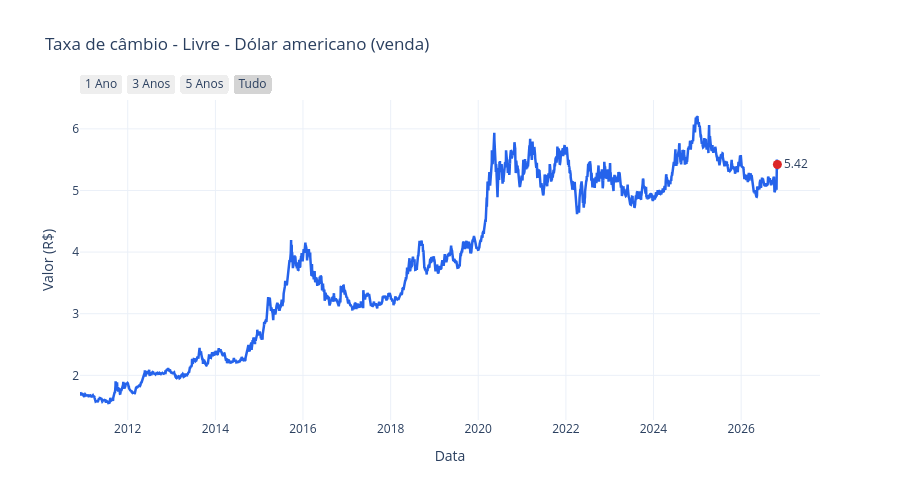

Notebook code cell kept with this figure:
### Code cell
# A API SGS limita séries diárias a consultas de no máximo 10 anos.
inicio = date(2010, 11, 27)
fim = date.today()
janelas = []

while inicio <= fim:
    fim_janela = min(inicio + timedelta(days=3650), fim)
    janelas.append(
        sgs.get(
            {"dolar_venda": 1},
            start=inicio.isoformat(),
            end=fim_janela.isoformat(),
        )
    )
    inicio = fim_janela + timedelta(days=1)

f = pd.concat(janelas).sort_index()
serie = f.iloc[:, 0].dropna()

fig = go.Figure(
    go.Scatter(
        x=serie.index,
        y=serie.values,
        mode="lines",
        name="Valor",
        line=dict(color="#2563eb", width=2.5),
        hovertemplate="%{x|%d/%m/%Y}<br>Valor: %{y:.4f}<extra></extra>",
    )
)

valor_atual = serie.iloc[-1]
data_atual = serie.index[-1]

fig.add_trace(
    go.Scatter(
        x=[data_atual],
        y=[valor_atual],
        mode="markers+text",
        text=[f"{valor_atual:.2f}"],  # use f"R$ {valor_atual:.4f}" para exibir a moeda
        textposition="middle right",
        marker=dict(color="#dc2626", size=9),
        showlegend=False,
    )
)

fig.update_layout(showlegend=False)

fig.update_layout(
    title="Taxa de câmbio - Livre - Dólar americano (venda)",
    xaxis_title="Data",
    yaxis_title="Valor (R$)",
    template="plotly_white",
    hovermode="x unified",
    height=500,
)

fig.update_xaxes(
    rangeselector=dict(
        buttons=[
            dict(count=1, label="1 Ano", step="year", stepmode="backward"),
            dict(count=3, label="3 Anos", step="year", stepmode="backward"),
            dict(count=5, label="5 Anos", step="year", stepmode="backward"),
            dict(label="Tudo", step="all"),
        ]
    ),
    rangeslider_visible=False
)

fig.show()

### Figure 1 — Plotly figure (JSON) as saved in the notebook; plotly's stock layout.template omitted (floating-point values rounded to 4 significant figures; data arrays with more than 128 entries replaced by an {"elided": "..."} marker saying what was removed)
{"data": [{"hovertemplate": "%{x|%d/%m/%Y}<br>Valor: %{y:.4f}<extra></extra>", "line": {"color": "#2563eb", "width": 2.5}, "mode": "lines", "name": "Valor", "type": "scatter", "x": {"elided": "4001 str values"}, "y": {"elided": "4001 float values"}}, {"marker": {"color": "#dc2626", "size": 9}, "mode": "markers+text", "showlegend": false, "text": ["5.42"], "textposition": "middle right", "type": "scatter", "x": ["2026-10-30T00:00:00"], "y": [5.421]}], "layout": {"height": 500, "hovermode": "x unified", "showlegend": false, "title": {"text": "Taxa de câmbio - Livre - Dólar americano (venda)"}, "xaxis": {"rangeselector": {"buttons": [{"count": 1, "label": "1 Ano", "step": "year", "stepmode": "backward"}, {"count": 3, "label": "3 Anos", "step": "year", "stepmode": "backward"}, {"count": 5, "label": "5 Anos", "step": "year", "stepmode": "backward"}, {"label": "Tudo", "step": "all"}]}, "rangeslider": {"visible": false}, "title": {"text": "Data"}}, "yaxis": {"title": {"text": "Valor (R$)"}}}}
